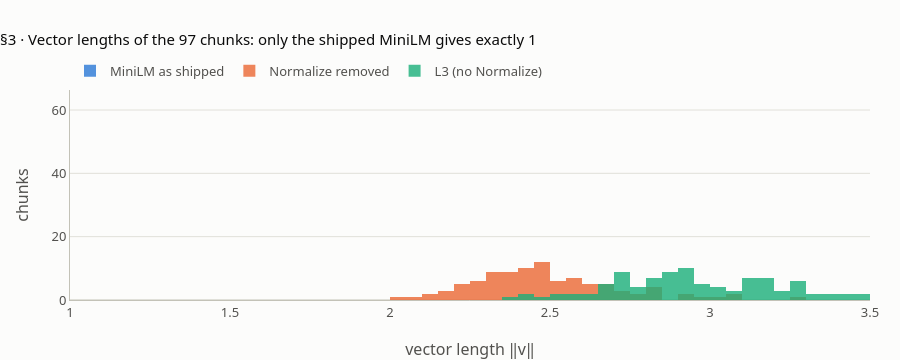

This figure's notebook cell:
### Markdown cell above
## 3 · Normalise once, and the three measures agree; read the direction

**What this verifies** (lesson step 3).
- The bridge L2² = 2 − 2cos on the toy (S2) and on 1,000 random vectors × 100 random questions (S3, `default_rng(0)`, the same draws as `p4_measure.py`).
- Vector lengths on the 97 chunks with and without the Normalize step, and for L3 (K2).
- What raw vectors do to the rankings (K3, K4).
- Every library convention for one pair (K5), the converter at cosine 0.6, and the self-retrieval test. **No LangChain or FAISS import:** their formulas (squared L2; 1 − d/√2) are applied to MiniLM vectors.

### Code cell
uq = q / np.linalg.norm(q)
UL = [l2(uq, d / np.linalg.norm(d)) for d in D.values()]
check("§3 toy L2 on unit vectors (S2)", UL, [0.4714, 0.3651, 0.0], T4)
check("§3 toy 0.4714^2 = 2 - 2 x 0.8889", [UL[0] ** 2, 2 - 2 * cos(q, D["d1"])], [0.2222, 0.2222], T4)

rng = np.random.default_rng(0)                         # S3: the same draws, in the same order, as p4_measure.py
X, Q = rng.normal(size=(1000, 384)), rng.normal(size=(100, 384))
cosM = (Q @ X.T) / (np.linalg.norm(Q, axis=1)[:, None] * np.linalg.norm(X, axis=1)[None, :])
Xu, Qu = unit(X), unit(Q)
L2U = np.sqrt(np.maximum(0.0, 2 - 2 * (Qu @ Xu.T)))   # ‖q̂ − x̂‖ for unit vectors, without a 100 × 1,000 × 384 array
same_full = sum(np.array_equal(np.argsort(-cosM[i], kind="stable"), np.argsort(L2U[i], kind="stable")) for i in range(100))
scales = rng.uniform(0.5, 2.0, size=1000)
Xs = X * scales[:, None]
top_cos = ((Q @ Xs.T) / (np.linalg.norm(Q, axis=1)[:, None] * np.linalg.norm(Xs, axis=1)[None, :])).argmax(1)
sq_l2 = (Q ** 2).sum(1)[:, None] + (Xs ** 2).sum(1)[None, :] - 2 * (Q @ Xs.T)   # ‖q − x‖², the same expansion
l2_diff = int((sq_l2.argmin(1) != top_cos).sum())
dot_diff = int(((Q @ Xs.T).argmax(1) != top_cos).sum())
check("§3 random vectors: identical full ranking, cosine vs unit-vector L2 (S3)", same_full, 100)
check("§3 random vectors, lengths 0.5-2x: raw-L2 top-1 differs, raw-dot top-1 differs (of 100, S3)", [l2_diff, dot_diff], [94, 68])

if MODELS_OK:
    nrm = {k: np.linalg.norm(E, axis=1) for k, E in (("L6", E6), ("L6 raw", E6raw), ("L3", E3))}
    check("§3 MiniLM as shipped: shortest, longest vector (K2)", [nrm["L6"].min(), nrm["L6"].max()], [1.0, 1.0], T6)
    check("§3 Normalize removed: shortest, longest (K2)", [nrm["L6 raw"].min(), nrm["L6 raw"].max()], [2.048730, 3.272804], T6)
    check("§3 L3 (no Normalize): shortest, longest (K2)", [nrm["L3"].min(), nrm["L3"].max()], [2.363580, 3.474059], T6)
    dr = E6raw @ Q6raw["D-002"]
    lr = np.linalg.norm(E6raw - Q6raw["D-002"], axis=1)
    check("§3 D-002 on raw vectors: rank under raw dot, under raw L2 (K3)",
          [first_rel(order(dr), "D-002"), first_rel(order(lr, True), "D-002")], [1, 4])
    raw_dot = [first_rel(order(E6raw @ Q6raw[s["qid"]]), s["qid"]) for s in ANS]
    raw_l2 = [first_rel(order(np.linalg.norm(E6raw - Q6raw[s["qid"]], axis=1), True), s["qid"]) for s in ANS]
    check("§3 8 questions on raw vectors: MRR@10 raw dot, raw L2 (K4; both ways, i.e. noise)",
          [summary(raw_dot)[2], summary(raw_l2)[2]], [0.719, 0.698], T3)

    fig = go.Figure()
    for k, colour in (("L6", BLUE), ("L6 raw", ORANGE), ("L3", AQUA)):
        fig.add_histogram(x=nrm[k], name={"L6": "MiniLM as shipped", "L6 raw": "Normalize removed", "L3": "L3 (no Normalize)"}[k],
                          marker=dict(color=colour), nbinsx=40, hovertemplate="length %{x:.3f}: %{y} chunks<extra></extra>")
    fig.update_layout(title="§3 · Vector lengths of the 97 chunks: only the shipped MiniLM gives exactly 1", barmode="overlay",
                      height=360, xaxis=dict(title="vector length ‖v‖"), yaxis=dict(title="chunks"))
    fig.update_traces(opacity=0.8)
    fig.show()

    # every library convention for one pair (K5)
    a, b = enc(m6, ["greenhouse gas emissions", "a recipe for chocolate cake"])
    c_ab, L = float(a @ b), float(np.linalg.norm(a - b))
    m6.similarity_fn_name = "euclidean"
    st_euc = float(m6.similarity(a[None], b[None])[0][0])
    m6.similarity_fn_name = "cosine"
    check("§3 the pair: cosine, L2, squared L2 (FAISS), 2 - 2cos (K5)", [c_ab, L, L * L, 2 - 2 * c_ab],
          [-0.0859, 1.4737, 2.1719, 2.1719], T4)
    check("§3 sentence-transformers similarity_fn_name='euclidean' returns -L2 (K5)", st_euc, -1.4737, T4)
    check("§3 LangChain 1 - d/sqrt(2): on FAISS squared L2, on true L2 (K5)",
          [1 - L * L / math.sqrt(2), 1 - L / math.sqrt(2)], [-0.5357, -0.0421], T4)
    check("§3 worst case (squared L2 = 4) and the sign-change cosine 1 - 1/sqrt(2) (K5)",
          [1 - 4 / math.sqrt(2), 1 - 1 / math.sqrt(2)], [-1.8284, 0.2929], T4)
    c2 = E6 @ Q6["D-002"]
    check("§3 D-002: chunks with cos < 0.2929 (negative LangChain relevance on FAISS), with cos < 0 (K5)",
          [int((c2 < 1 - 1 / math.sqrt(2)).sum()), int((c2 < 0).sum())], [91, 33])
    check("§3 self-retrieval: chunks that rank themselves first (K5)", sum(order(E6 @ E6[i])[0] == i for i in range(N)), 97)

# the converter and the chord (FORMULA)
c = 0.6
check("§3 converter at cos 0.6: L2, squared L2, -L2, LangChain on FAISS, LangChain as designed",
      [math.sqrt(2 - 2 * c), 2 - 2 * c, -math.sqrt(2 - 2 * c), 1 - (2 - 2 * c) / math.sqrt(2), 1 - math.sqrt(2 - 2 * c) / math.sqrt(2)],
      [0.8944, 0.8, -0.8944, 0.4343, 0.3675], T4)
check("§3 chord: L2 of two unit arrows at 60 and 90 degrees", [math.sqrt(2 - 2 * math.cos(math.radians(t))) for t in (60, 90)],
      [1.0, 1.4142], T4)

### Figure 1 — Plotly figure (JSON) as saved in the notebook; plotly's stock layout.template omitted (floating-point values rounded to 4 significant figures)
{"data": [{"hovertemplate": "length %{x:.3f}: %{y} chunks<extra></extra>", "marker": {"color": "#2a78d6"}, "name": "MiniLM as shipped", "nbinsx": 40, "x": [1.0, 1.0, 1.0, 1.0, 1.0, 1.0, 1.0, 1.0, 1.0, 1.0, 1.0, 1.0, 1.0, 1.0, 1.0, 1.0, 1.0, 1.0, 1.0, 1.0, 1.0, 1.0, 1.0, 1.0, 1.0, 1.0, 1.0, 1.0, 1.0, 1.0, 1.0, 1.0, 1.0, 1.0, 1.0, 1.0, 1.0, 1.0, 1.0, 1.0, 1.0, 1.0, 1.0, 1.0, 1.0, 1.0, 1.0, 1.0, 1.0, 1.0, 1.0, 1.0, 1.0, 1.0, 1.0, 1.0, 1.0, 1.0, 1.0, 1.0, 1.0, 1.0, 1.0, 1.0, 1.0, 1.0, 1.0, 1.0, 1.0, 1.0, 1.0, 1.0, 1.0, 1.0, 1.0, 1.0, 1.0, 1.0, 1.0, 1.0, 1.0, 1.0, 1.0, 1.0, 1.0, 1.0, 1.0, 1.0, 1.0, 1.0, 1.0, 1.0, 1.0, 1.0, 1.0, 1.0, 1.0], "type": "histogram", "opacity": 0.8}, {"hovertemplate": "length %{x:.3f}: %{y} chunks<extra></extra>", "marker": {"color": "#eb6834"}, "name": "Normalize removed", "nbinsx": 40, "x": [2.238, 2.372, 2.493, 2.332, 2.72, 2.685, 2.808, 2.049, 2.143, 2.354, 2.229, 2.141, 2.566, 2.297, 2.314, 2.414, 2.563, 2.447, 2.186, 2.222, 2.469, 2.422, 2.405, 2.804, 2.33, 2.086, 2.404, 2.635, 2.275, 2.913, 2.371, 2.219, 2.39, 2.702, 2.239, 2.621, 2.573, 2.46, 3.001, 2.608, 2.36, 2.687, 2.506, 2.296, 2.904, 2.514, 2.474, 2.628, 2.383, 2.96, 2.846, 2.497, 2.423, 2.714, 2.379, 2.361, 2.319, 3.081, 2.799, 2.774, 2.574, 2.254, 2.556, 2.317, 2.251, 2.421, 2.475, 2.367, 2.417, 2.47, 2.467, 3.1, 2.492, 2.471, 2.802, 2.659, 2.319, 2.498, 2.666, 2.519, 2.601, 2.569, 2.273, 2.335, 2.333, 2.468, 2.304, 2.401, 2.174, 2.437, 2.54, 2.577, 3.273, 2.679, 2.541, 2.521, 2.165], "type": "histogram", "opacity": 0.8}, {"hovertemplate": "length %{x:.3f}: %{y} chunks<extra></extra>", "marker": {"color": "#1baf7a"}, "name": "L3 (no Normalize)", "nbinsx": 40, "x": [2.832, 2.364, 2.692, 2.915, 2.671, 2.635, 2.903, 2.411, 2.666, 3.142, 2.719, 2.68, 2.911, 2.74, 2.811, 2.901, 3.011, 2.58, 2.74, 2.448, 2.852, 2.599, 2.539, 2.991, 2.796, 2.73, 2.686, 3.079, 2.944, 3.034, 2.707, 2.916, 3.291, 2.879, 2.499, 2.999, 2.992, 3.349, 3.191, 2.768, 2.963, 3.136, 2.646, 2.885, 3.437, 2.841, 2.743, 3.474, 3.136, 3.213, 2.878, 3.121, 3.291, 3.282, 2.825, 2.857, 3.087, 3.205, 3.335, 3.163, 3.365, 3.189, 3.175, 2.822, 2.502, 2.719, 2.884, 2.833, 2.758, 2.94, 2.707, 3.424, 2.86, 2.947, 3.157, 3.47, 2.896, 3.088, 3.397, 3.167, 2.861, 3.134, 3.297, 3.263, 2.744, 2.938, 3.03, 3.236, 2.762, 2.906, 2.813, 3.039, 3.263, 2.976, 3.106, 3.156, 3.144], "type": "histogram", "opacity": 0.8}], "layout": {"title": {"text": "§3 · Vector lengths of the 97 chunks: only the shipped MiniLM gives exactly 1"}, "barmode": "overlay", "height": 360, "xaxis": {"title": {"text": "vector length ‖v‖"}}, "yaxis": {"title": {"text": "chunks"}}}}
